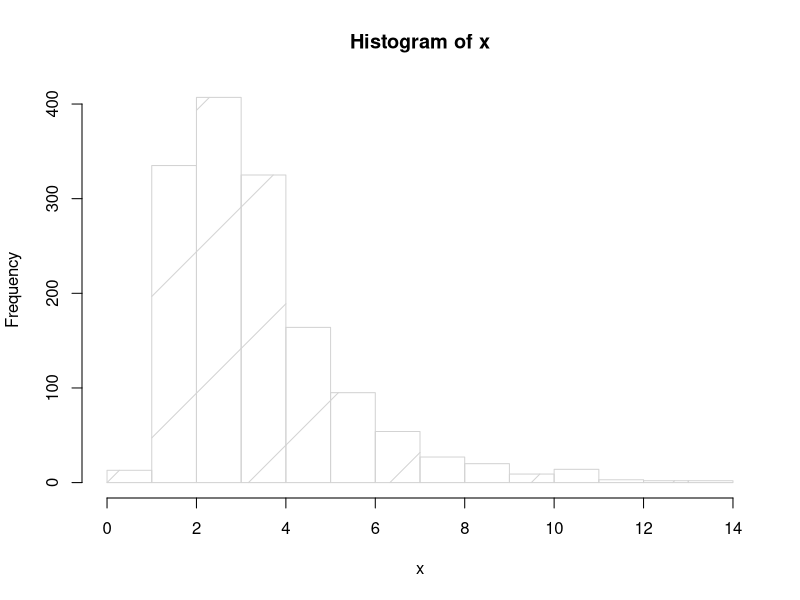
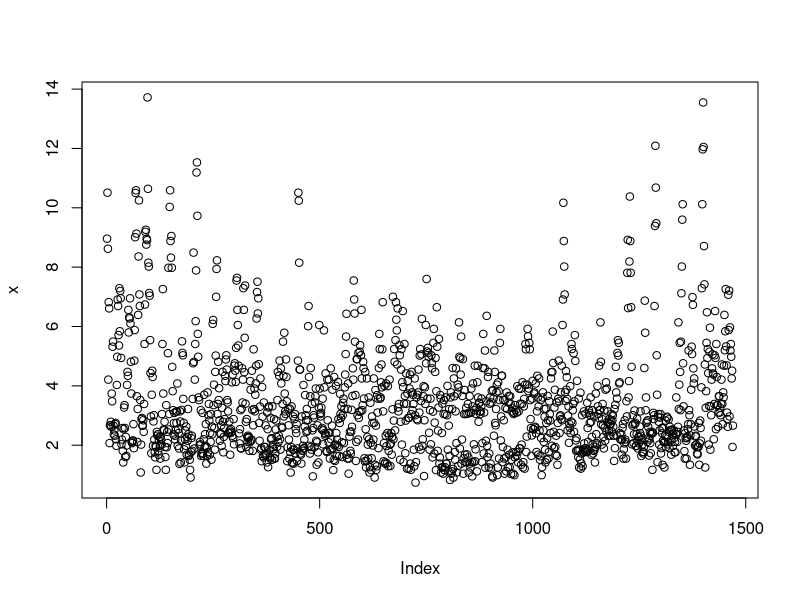
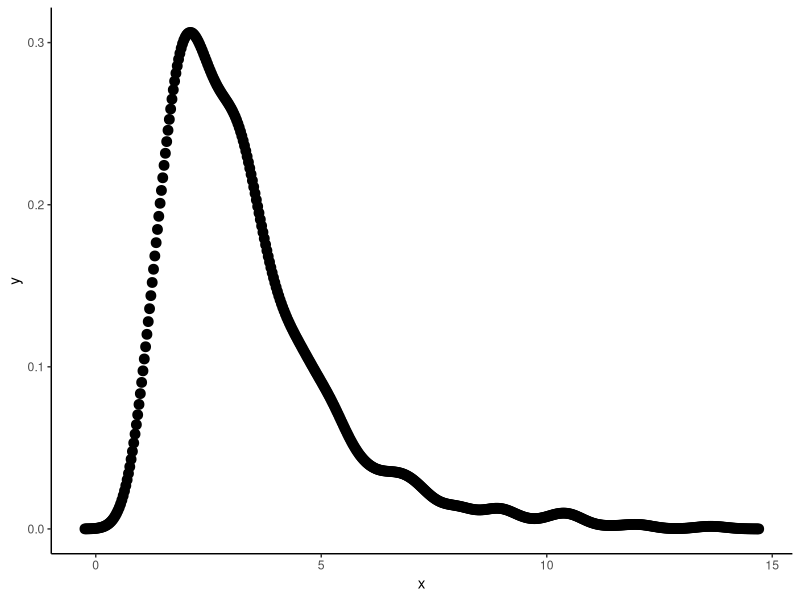
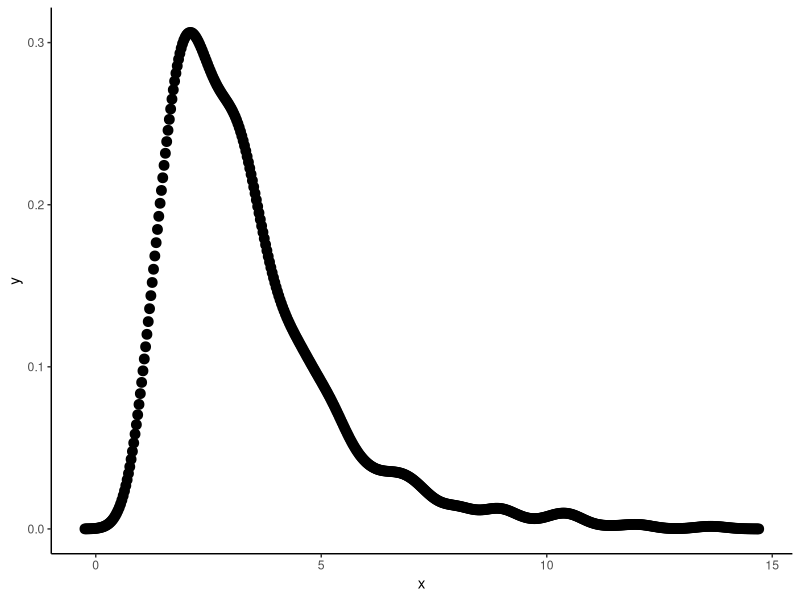
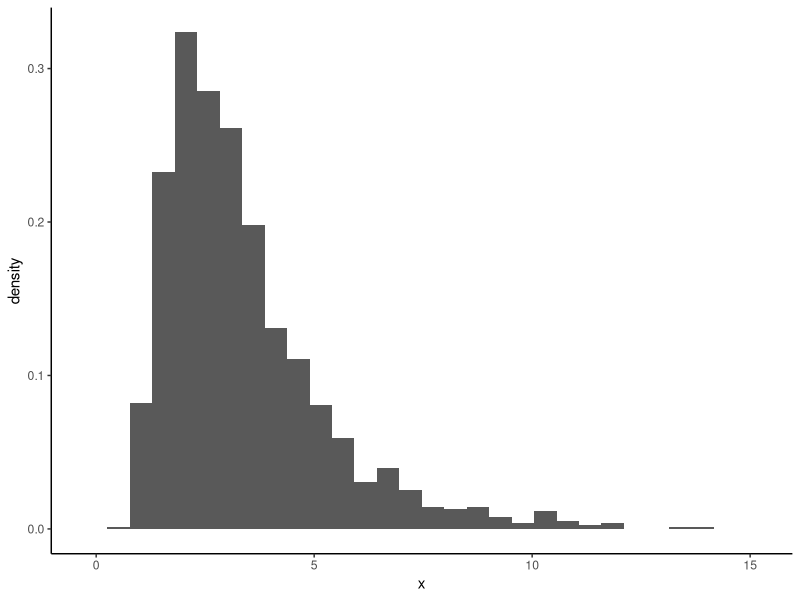
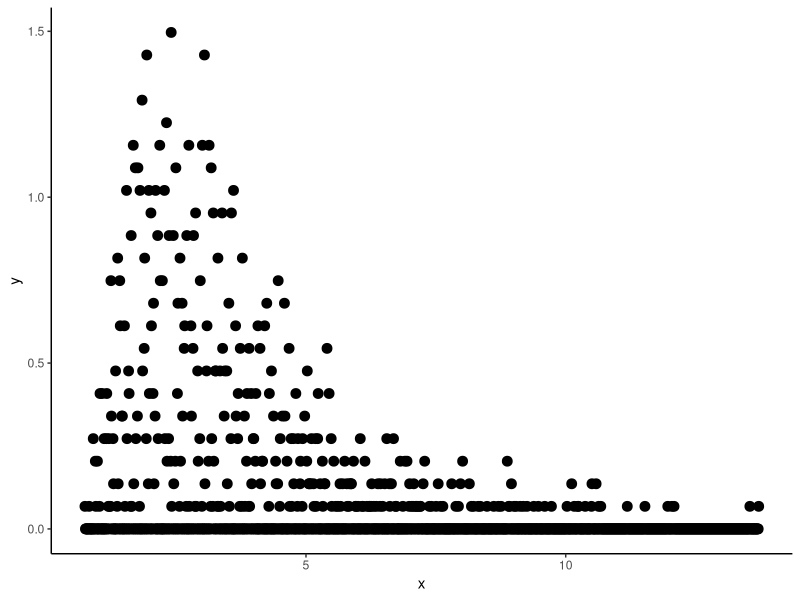
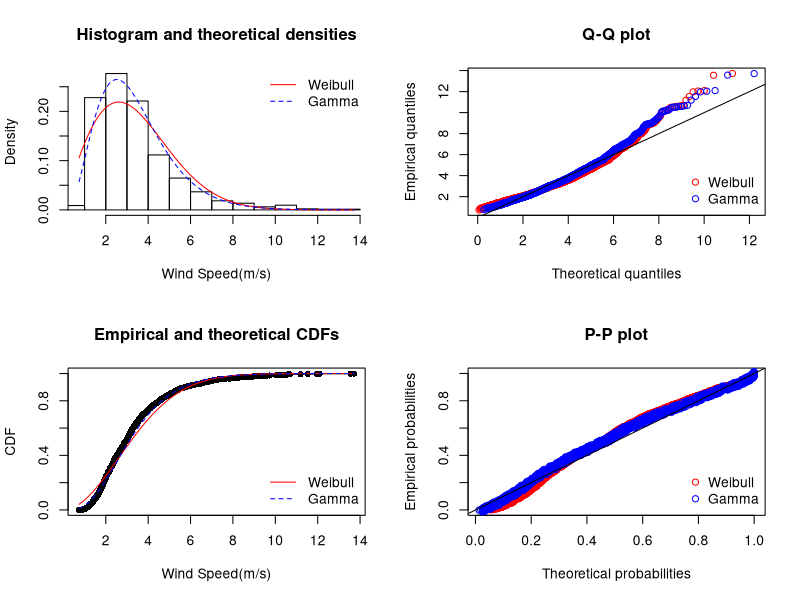
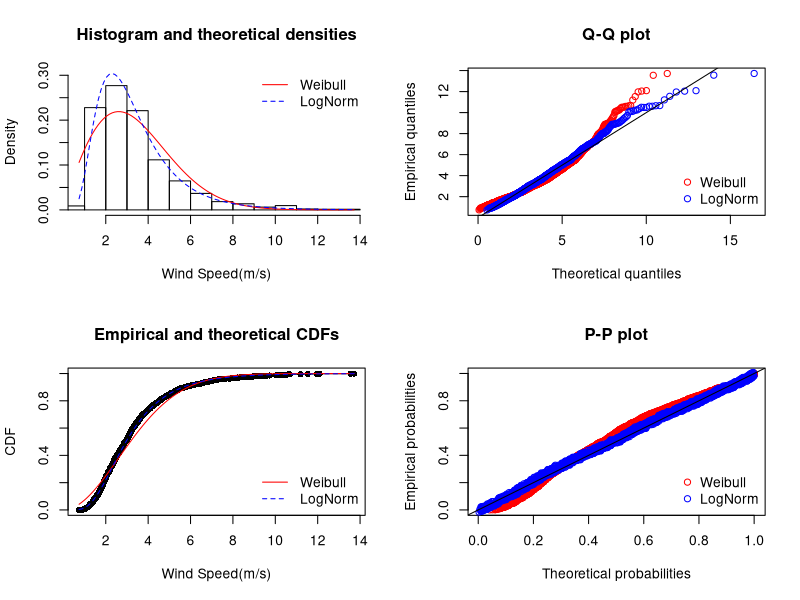

These figures' R source, in order:
library(readr)
library(fitdistrplus)
library(ggplot2)
library(dplyr)


wind_speed <- read_csv("6-hour_avr_wind_speed.csv", col_names = FALSE, skip = 1)
View(wind_speed$X1)
x<-as.numeric(wind_speed$X1)
hist(x,density = T)
x <- x[which(x>0)]
plot(x)
fit.weibull <- fitdist(x, "weibull")
fit.lognorm <- fitdist(x, "lnorm")
fit.exp <- fitdist(x, "exp")
fit.logis <- fitdist(x, "logis")
fit.gamma <- fitdist(x, "gamma", lower = c(0, 0))



den <- density(x)
dat <- data.frame(x = den$x, y = den$y)
ggplot(data = dat, aes(x = x, y = y)) + 
  geom_point(size = 3) +
  theme_classic()

fit.params <- fitdistr(x, "gamma", lower = c(0, 0))
fit.params <- fit.weibull
str(fit.params)
glimpse(fit.params)

ggplot(data = dat, aes(x = x,y = y)) + 
  geom_point(size = 3) +     
  geom_line(aes(x=dat$x, y=dgamma(dat$x,fit.params$estimate["shape"], fit.params$estimate["rate"])), color="red", size = 1) + 
  theme_classic()


# Plot using histograms

ggplot(data = dat) +
  geom_histogram(data = as.data.frame(x), aes(x=x, y=..density..)) +
  geom_line(aes(x=dat$x, y=dgamma(dat$x,fit.params$estimate["shape"], fit.params$estimate["rate"])), color="red", size = 1) + 
  theme_classic()


h <- hist(x, 1000, plot = FALSE)
t1 <- data.frame(x = h$mids, y = h$density)

ggplot(data = t1, aes(x = x, y = y)) + 
  geom_point(size = 3) +     
  geom_line(aes(x=t1$x, y=dgamma(t1$x,fit.params$estimate["shape"], fit.params$estimate["rate"])), color="red", size = 1) + 
  theme_classic()


# Compare fits graphically
# Weibull Gamma 
par(mfrow = c(2, 2))
plot.legend <- c("Weibull", "Gamma")
?denscomp
denscomp(list(fit.weibull, fit.gamma), fitcol = c("red", "blue"), legendtext = plot.legend, xlab="Wind Speed(m/s)")
qqcomp(list(fit.weibull, fit.gamma), fitcol = c("red", "blue"), legendtext = plot.legend)
cdfcomp(list(fit.weibull, fit.gamma), fitcol = c("red", "blue"), legendtext = plot.legend, xlab="Wind Speed(m/s)")
ppcomp(list(fit.weibull, fit.gamma), fitcol = c("red", "blue"), legendtext = plot.legend)


gofstat(list(fit.weibull, fit.gamma))


# Weibull LogNorm 
par(mfrow = c(2, 2))
plot.legend <- c("Weibull", "LogNorm")
denscomp(list(fit.weibull, fit.lognorm), fitcol = c("red", "blue"), legendtext = plot.legend, xlab="Wind Speed(m/s)")
qqcomp(list(fit.weibull, fit.lognorm), fitcol = c("red", "blue"), legendtext = plot.legend)
cdfcomp(list(fit.weibull, fit.lognorm), fitcol = c("red", "blue"), legendtext = plot.legend, xlab="Wind Speed(m/s)")
ppcomp(list(fit.weibull, fit.lognorm), fitcol = c("red", "blue"), legendtext = plot.legend)


# Weibull Logis 
par(mfrow = c(2, 2))
plot.legend <- c("Weibull", "Logis")
denscomp(list(fit.weibull, fit.logis), fitcol = c("red", "blue"), legendtext = plot.legend, xlab="Wind Speed(m/s)")
qqcomp(list(fit.weibull, fit.logis), fitcol = c("red", "blue"), legendtext = plot.legend)
cdfcomp(list(fit.weibull, fit.logis), fitcol = c("red", "blue"), legendtext = plot.legend, xlab="Wind Speed(m/s)")
ppcomp(list(fit.weibull, fit.logis), fitcol = c("red", "blue"), legendtext = plot.legend)


# 
gofstat(list(fit.weibull, fit.gamma,fit.logis,fit.lognorm))

plot.legend <- c("Weibull", "Logis","LogNorm","Gamma")
ppcomp(list(fit.weibull, fit.logis, fit.lognorm, fit.gamma), fitcol = c("red", "blue","green","maroon"), legendtext = plot.legend)
par(mfrow = c(1,1))
denscomp(list(fit.weibull, fit.logis, fit.lognorm, fit.gamma), fitcol = c("red", "blue","purple","maroon"), legendtext = plot.legend, xlab="Wind Speed(m/s)")
